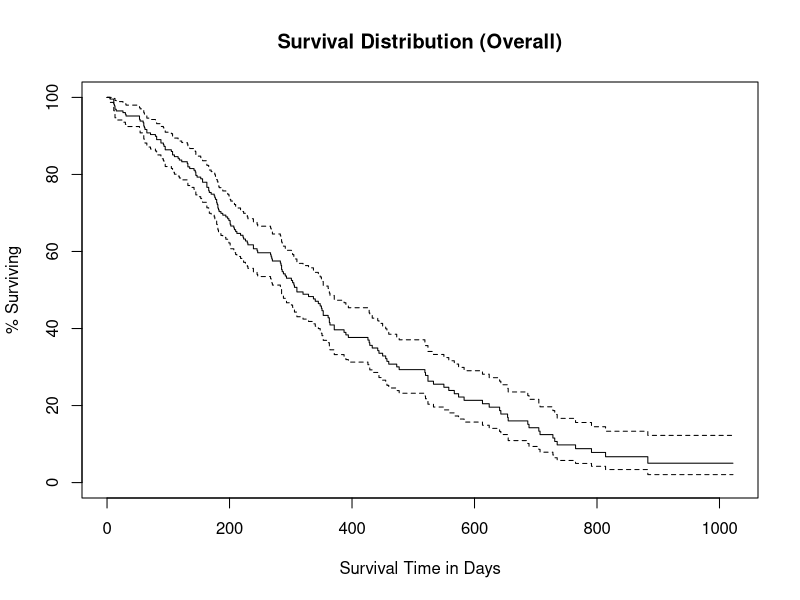
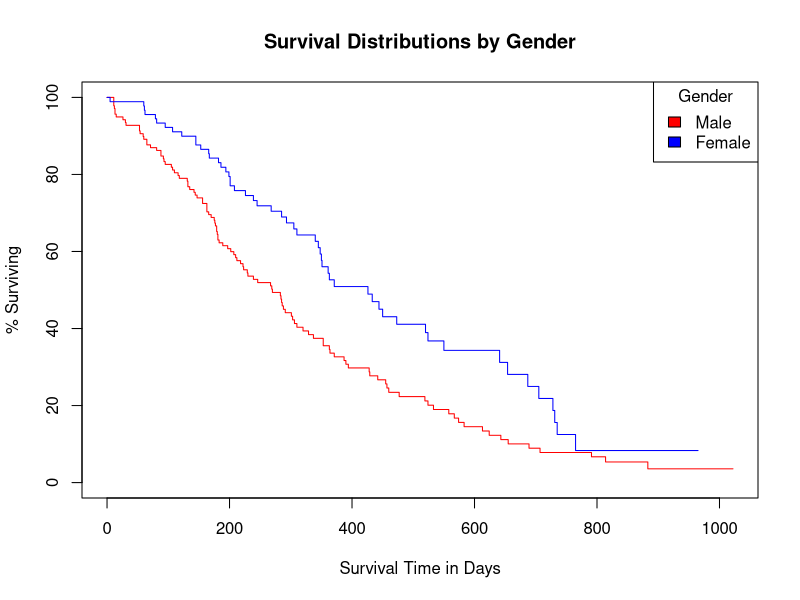

Write the R code that produced these figures, in order.
# Misc Examples
# Mayo Clinic Lung Cancer Data
library(survival)

# learn about the dataset
help(lung)

str(lung)
?Surv
# create a Surv object 
survobj <- with(lung, Surv(time,status))

# Plot survival distribution of the total sample
# Kaplan-Meier estimator 
fit0 <- survfit(survobj~1, data=lung)
summary(fit0)
plot(fit0, xlab="Survival Time in Days", 
     ylab="% Surviving", yscale=100,
     main="Survival Distribution (Overall)") 

# Compare the survival distributions of men and women 
fit1 <- survfit(survobj~sex,data=lung)

# plot the survival distributions by sex 
plot(fit1, xlab="Survival Time in Days", 
     ylab="% Surviving", yscale=100, col=c("red","blue"),
     main="Survival Distributions by Gender") 
legend("topright", title="Gender", c("Male", "Female"),
       fill=c("red", "blue"))

# test for difference between male and female 
# survival curves (logrank test) 
survdiff(survobj~sex, data=lung) 

# predict male survival from age and medical scores 
MaleMod <- coxph(survobj~age+ph.ecog+ph.karno+pat.karno,
                 data=lung, subset=sex==1)

# display results 
MaleMod

# evaluate the proportional hazards assumption 
cox.zph(MaleMod)